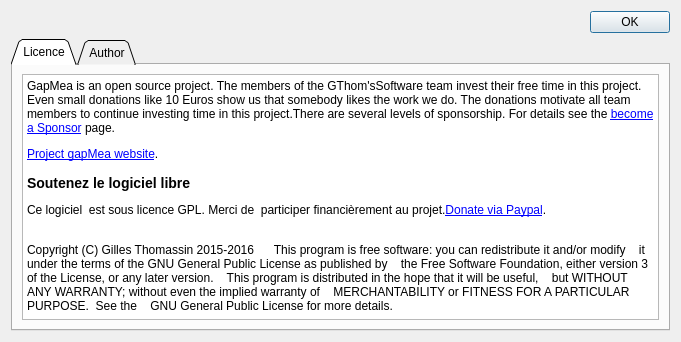
<?xml version="1.0" encoding="UTF-8"?>
<ui version="4.0">
 <class>DialogAboutMe</class>
 <widget class="QDialog" name="DialogAboutMe">
  <property name="geometry">
   <rect>
    <x>0</x>
    <y>0</y>
    <width>681</width>
    <height>342</height>
   </rect>
  </property>
  <property name="windowTitle">
   <string>About Me</string>
  </property>
  <layout class="QVBoxLayout" name="verticalLayout">
   <item>
    <widget class="QDialogButtonBox" name="buttonBox">
     <property name="orientation">
      <enum>Qt::Horizontal</enum>
     </property>
     <property name="standardButtons">
      <set>QDialogButtonBox::Ok</set>
     </property>
    </widget>
   </item>
   <item>
    <widget class="QTabWidget" name="tabWidget">
     <property name="tabShape">
      <enum>QTabWidget::Triangular</enum>
     </property>
     <property name="currentIndex">
      <number>0</number>
     </property>
     <widget class="QWidget" name="tab">
      <attribute name="title">
       <string>Licence</string>
      </attribute>
      <layout class="QHBoxLayout" name="horizontalLayout">
       <item>
        <widget class="QTextBrowser" name="textBrowser">
         <property name="html">
          <string>&lt;!DOCTYPE HTML PUBLIC &quot;-//W3C//DTD HTML 4.0//EN&quot; &quot;http://www.w3.org/TR/REC-html40/strict.dtd&quot;&gt;
&lt;html&gt;&lt;head&gt;&lt;meta name=&quot;qrichtext&quot; content=&quot;1&quot; /&gt;&lt;style type=&quot;text/css&quot;&gt;
p, li { white-space: pre-wrap; }
&lt;/style&gt;&lt;/head&gt;&lt;body style=&quot; font-family:'Sans Serif'; font-size:9pt; font-weight:400; font-style:normal;&quot;&gt;
&lt;p style=&quot; margin-top:12px; margin-bottom:12px; margin-left:0px; margin-right:0px; -qt-block-indent:0; text-indent:0px;&quot;&gt;GapMea is an open source project. The members of the GThom'sSoftware team invest their free time in this project. Even small donations like 10 Euros show us that somebody likes the work we do. The donations motivate all team members to continue investing time in this project.There are several levels of sponsorship. For details see the &lt;a href=&quot;gthom.btsinfogap.org/gapmea/sponsor.html&quot;&gt;&lt;span style=&quot; text-decoration: underline; color:#0000ff;&quot;&gt;become a Sponsor&lt;/span&gt;&lt;/a&gt; page.&lt;/p&gt;
&lt;p style=&quot; margin-top:0px; margin-bottom:0px; margin-left:0px; margin-right:0px; -qt-block-indent:0; text-indent:0px;&quot;&gt;&lt;a href=&quot;gthom.btsinfogap.org&quot;&gt;&lt;span style=&quot; text-decoration: underline; color:#0000ff;&quot;&gt;Project gapMea website&lt;/span&gt;&lt;/a&gt;.&lt;/p&gt;
&lt;p style=&quot; margin-top:14px; margin-bottom:12px; margin-left:0px; margin-right:0px; -qt-block-indent:0; text-indent:0px;&quot;&gt;&lt;a name=&quot;idm140278778939456&quot;&gt;&lt;/a&gt;&lt;span style=&quot; font-size:large; font-weight:600;&quot;&gt;S&lt;/span&gt;&lt;span style=&quot; font-size:large; font-weight:600;&quot;&gt;outenez le logiciel libre&lt;/span&gt;&lt;/p&gt;
&lt;p style=&quot; margin-top:12px; margin-bottom:12px; margin-left:0px; margin-right:0px; -qt-block-indent:0; text-indent:0px;&quot;&gt;Ce logiciel  est sous licence GPL. Merci de  participer financièrement au projet.&lt;a href=&quot;http://PayPal.Me/GThomSoftware/10&quot;&gt;&lt;span style=&quot; text-decoration: underline; color:#0000ff;&quot;&gt;Donate via Paypal&lt;/span&gt;&lt;/a&gt;.				&lt;/p&gt;
&lt;p style=&quot; margin-top:0px; margin-bottom:0px; margin-left:0px; margin-right:0px; -qt-block-indent:0; text-indent:0px;&quot;&gt;Copyright (C) Gilles Thomassin 2015-2016      This program is free software: you can redistribute it and/or modify    it under the terms of the GNU General Public License as published by    the Free Software Foundation, either version 3 of the License, or any later version.    This program is distributed in the hope that it will be useful,    but WITHOUT ANY WARRANTY; without even the implied warranty of    MERCHANTABILITY or FITNESS FOR A PARTICULAR PURPOSE.  See the    GNU General Public License for more details.   &lt;/p&gt;&lt;/body&gt;&lt;/html&gt;</string>
         </property>
         <property name="openExternalLinks">
          <bool>true</bool>
         </property>
        </widget>
       </item>
      </layout>
     </widget>
     <widget class="QWidget" name="tab_2">
      <attribute name="title">
       <string>Author</string>
      </attribute>
      <layout class="QVBoxLayout" name="verticalLayout_2">
       <item>
        <widget class="QLabel" name="label_2">
         <property name="statusTip">
          <string notr="true"/>
         </property>
         <property name="whatsThis">
          <string notr="true"/>
         </property>
         <property name="text">
          <string>Author: Gilles Thomassin</string>
         </property>
        </widget>
       </item>
       <item>
        <widget class="QLabel" name="label_3">
         <property name="whatsThis">
          <string notr="true"/>
         </property>
         <property name="text">
          <string>Mail: gthomassingap@gmail.com</string>
         </property>
        </widget>
       </item>
       <item>
        <widget class="QTextBrowser" name="textBrowser_2">
         <property name="html">
          <string>&lt;!DOCTYPE HTML PUBLIC &quot;-//W3C//DTD HTML 4.0//EN&quot; &quot;http://www.w3.org/TR/REC-html40/strict.dtd&quot;&gt;
&lt;html&gt;&lt;head&gt;&lt;meta name=&quot;qrichtext&quot; content=&quot;1&quot; /&gt;&lt;style type=&quot;text/css&quot;&gt;
p, li { white-space: pre-wrap; }
&lt;/style&gt;&lt;/head&gt;&lt;body style=&quot; font-family:'Sans Serif'; font-size:9pt; font-weight:400; font-style:normal;&quot;&gt;
&lt;p style=&quot; margin-top:12px; margin-bottom:12px; margin-left:0px; margin-right:0px; -qt-block-indent:0; text-indent:0px;&quot;&gt;L'auteur est &lt;span style=&quot; font-weight:600;&quot;&gt;professeur d'informatique&lt;/span&gt; depuis 1991 en Section de Technicien Supérieur &amp;quot;Services Informatiques aux Organisations&amp;quot;.&lt;/p&gt;
&lt;p style=&quot; margin-top:12px; margin-bottom:12px; margin-left:0px; margin-right:0px; -qt-block-indent:0; text-indent:0px;&quot;&gt;Cette section post-bac plus communément nommée BTS SIO &lt;a href=&quot;http://www.btsinfogap.org&quot;&gt;&lt;span style=&quot; text-decoration: underline; color:#0000ff;&quot;&gt; www.btsinfogap.org&lt;/span&gt;&lt;/a&gt; a été créée en 1984  au sein du&lt;a href=&quot;https://www.atrium-paca.fr/web/lgt-dominique-villars-050101/lycee-villars?&quot;&gt;&lt;span style=&quot; text-decoration: underline; color:#0000ff;&quot;&gt; Lycée Dominique Villars&lt;/span&gt;&lt;/a&gt;. &lt;/p&gt;
&lt;p style=&quot; margin-top:12px; margin-bottom:12px; margin-left:0px; margin-right:0px; -qt-block-indent:0; text-indent:0px;&quot;&gt;Elle permet de former en deux ans de vrais professionnels de l'informatique spécialisés soit en développement soit en réseau.&lt;/p&gt;
&lt;p style=&quot; margin-top:12px; margin-bottom:12px; margin-left:0px; margin-right:0px; -qt-block-indent:0; text-indent:0px;&quot;&gt;L'auteur enseigne:&lt;br /&gt;Les systèmes d'exploitation libres, l'administration système, la gestion de parc et d'incidents, la supervision des réseaux , la conception des réseaux et la configuration des routeurs et switchs et points d'accès WIFI, la virtualisation et les systèmes à tolérance de panne.&lt;/p&gt;
&lt;p style=&quot; margin-top:12px; margin-bottom:12px; margin-left:0px; margin-right:0px; -qt-block-indent:0; text-indent:0px;&quot;&gt;Mais aussi: l'analyse des données, le développement d'applications Web (PHP,javascript/ajax,Html/css), &lt;br /&gt;la programmation objet en c++ ainsi que la programmation évenementielle avec Qt, ainsi que le développement d'applications android.&lt;/p&gt;
&lt;p style=&quot; margin-top:12px; margin-bottom:12px; margin-left:0px; margin-right:0px; -qt-block-indent:0; text-indent:0px;&quot;&gt;Ce logiciel  est sous licence GPL. &lt;/p&gt;
&lt;p style=&quot; margin-top:12px; margin-bottom:12px; margin-left:0px; margin-right:0px; -qt-block-indent:0; text-indent:0px;&quot;&gt;Pour que ce logiciel perdure et s'améliore, merci de participer financièrement au projet.&lt;/p&gt;
&lt;p style=&quot; margin-top:12px; margin-bottom:12px; margin-left:0px; margin-right:0px; -qt-block-indent:0; text-indent:0px;&quot;&gt;&lt;a href=&quot;http://PayPal.Me/GThomSoftware&quot;&gt;&lt;span style=&quot; text-decoration: underline; color:#0000ff;&quot;&gt;Donate via Paypal&lt;/span&gt;&lt;/a&gt;&lt;/p&gt;
&lt;p style=&quot; margin-top:0px; margin-bottom:0px; margin-left:0px; margin-right:0px; -qt-block-indent:0; text-indent:0px;&quot;&gt;Visitez le site du &lt;a href=&quot;gthom.btsinfogap.org&quot;&gt;&lt;span style=&quot; text-decoration: underline; color:#0000ff;&quot;&gt;projet gapMea&lt;/span&gt;&lt;/a&gt;.				&lt;/p&gt;&lt;/body&gt;&lt;/html&gt;</string>
         </property>
         <property name="openExternalLinks">
          <bool>true</bool>
         </property>
        </widget>
       </item>
       <item>
        <layout class="QHBoxLayout" name="horizontalLayout_3">
         <item>
          <spacer name="horizontalSpacer">
           <property name="orientation">
            <enum>Qt::Horizontal</enum>
           </property>
           <property name="sizeHint" stdset="0">
            <size>
             <width>40</width>
             <height>20</height>
            </size>
           </property>
          </spacer>
         </item>
         <item>
          <widget class="QLabel" name="label">
           <property name="toolTip">
            <string notr="true"/>
           </property>
           <property name="statusTip">
            <string notr="true"/>
           </property>
           <property name="whatsThis">
            <string notr="true"/>
           </property>
           <property name="text">
            <string>Copyright @ Gilles Thomassin 2016</string>
           </property>
          </widget>
         </item>
         <item>
          <spacer name="horizontalSpacer_2">
           <property name="orientation">
            <enum>Qt::Horizontal</enum>
           </property>
           <property name="sizeHint" stdset="0">
            <size>
             <width>40</width>
             <height>20</height>
            </size>
           </property>
          </spacer>
         </item>
        </layout>
       </item>
      </layout>
     </widget>
    </widget>
   </item>
  </layout>
 </widget>
 <resources/>
 <connections>
  <connection>
   <sender>buttonBox</sender>
   <signal>accepted()</signal>
   <receiver>DialogAboutMe</receiver>
   <slot>accept()</slot>
   <hints>
    <hint type="sourcelabel">
     <x>248</x>
     <y>254</y>
    </hint>
    <hint type="destinationlabel">
     <x>157</x>
     <y>274</y>
    </hint>
   </hints>
  </connection>
  <connection>
   <sender>buttonBox</sender>
   <signal>rejected()</signal>
   <receiver>DialogAboutMe</receiver>
   <slot>reject()</slot>
   <hints>
    <hint type="sourcelabel">
     <x>316</x>
     <y>260</y>
    </hint>
    <hint type="destinationlabel">
     <x>286</x>
     <y>274</y>
    </hint>
   </hints>
  </connection>
 </connections>
</ui>
